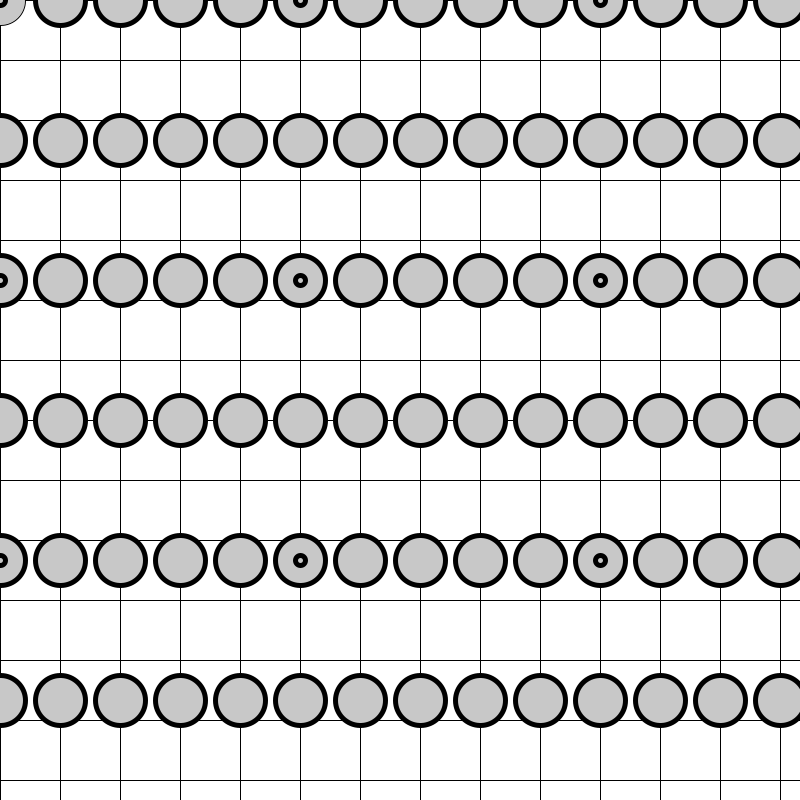
Frame 1 (no input)
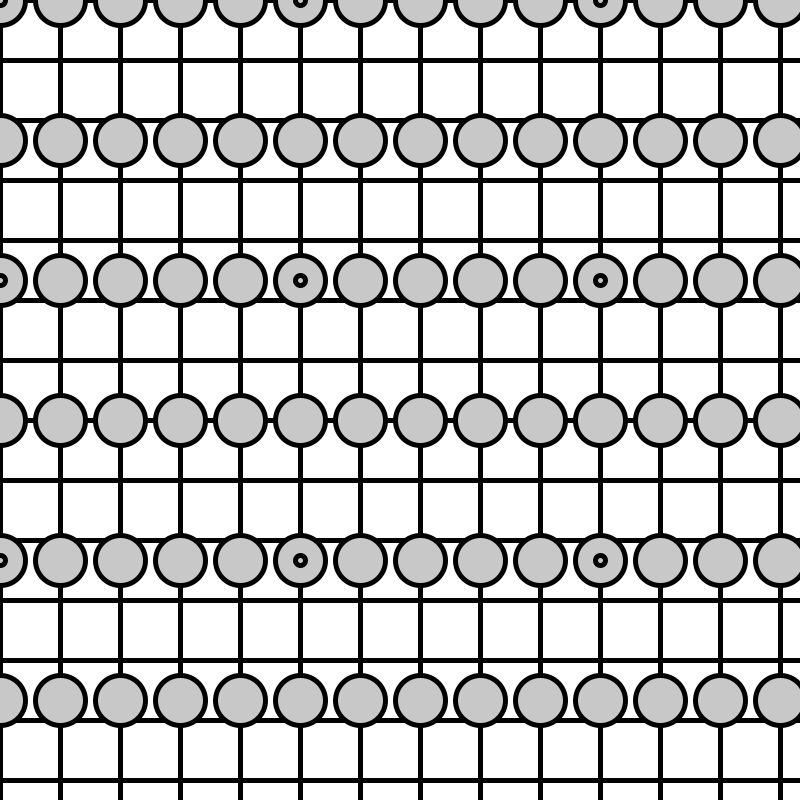
Frame 60 (the mouse pressed at the canvas centre just before this capture)
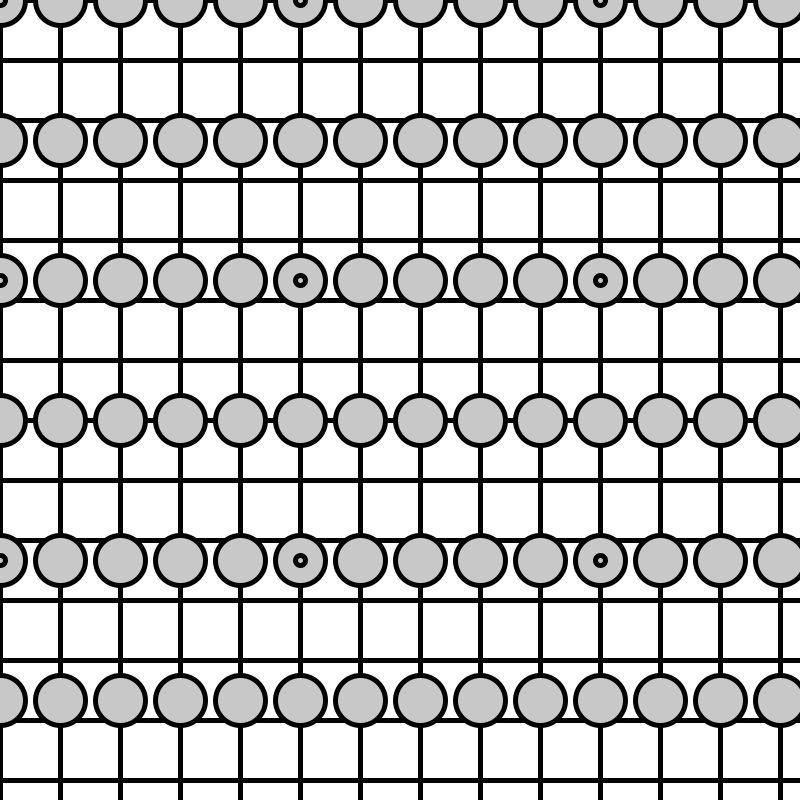
Frame 120 (the mouse held since frame 60 and released just before this capture)

The Processing sketch that drew these frames (run headless with seeded random() and noise(); from frame 60 on, the mouse is pressed at the canvas centre):

// Processing sketch: processing_40403
// ── processing_40403.pde

//Homework #3
// James Kim

void setup() {
  size(800,800);
  smooth();
  background(255);
}

void draw() {

for(int x=0;x<width; x+=60){
  for(int y=0; y<height; y+=60){
    fill(255);
    rect(x,y,60,60);
  }
}
    for(int x=0;x<width;x+=20){
      for(int y =0;y<height;y+=20){
        if(x%60==0 && y%70 ==0){
          fill(200);
          float ellSize = (map(mouseX,0,width,5,30));
          rect(x,y,ellSize,ellSize);
            ellipse(x,y,ellSize,ellSize);
            ellipse(x,y,50,50);
            strokeWeight(5);
              if(x%50==0 && y%40==0){
                 ellipse(x,y,10,10);
                //pushMatrix();
                //rotate(radians(30));
                
        }
      }
    }
  }
}

//Had a problem uaing the pushMatrix func./ rotating an object
// was trying to rotate the pattern
